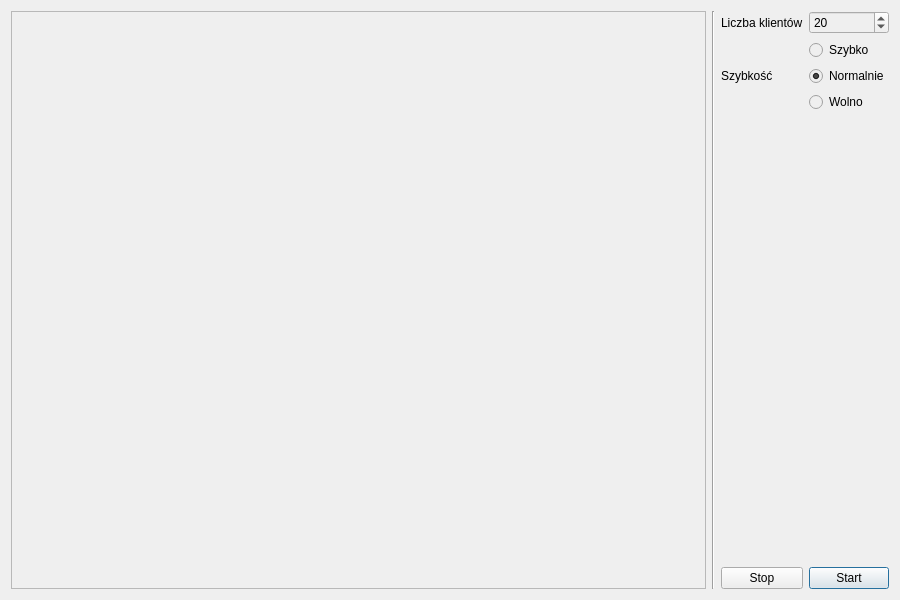
<?xml version="1.0" encoding="UTF-8"?>
<ui version="4.0">
 <class>Widget</class>
 <widget class="QWidget" name="Widget">
  <property name="geometry">
   <rect>
    <x>0</x>
    <y>0</y>
    <width>900</width>
    <height>600</height>
   </rect>
  </property>
  <property name="palette">
   <palette>
    <active>
     <colorrole role="Base">
      <brush brushstyle="SolidPattern">
       <color alpha="0">
        <red>255</red>
        <green>255</green>
        <blue>255</blue>
       </color>
      </brush>
     </colorrole>
    </active>
    <inactive>
     <colorrole role="Base">
      <brush brushstyle="SolidPattern">
       <color alpha="0">
        <red>255</red>
        <green>255</green>
        <blue>255</blue>
       </color>
      </brush>
     </colorrole>
    </inactive>
    <disabled>
     <colorrole role="Base">
      <brush brushstyle="SolidPattern">
       <color alpha="255">
        <red>255</red>
        <green>255</green>
        <blue>255</blue>
       </color>
      </brush>
     </colorrole>
    </disabled>
   </palette>
  </property>
  <property name="windowTitle">
   <string>Widget</string>
  </property>
  <layout class="QGridLayout" name="gridLayout">
   <item row="0" column="1">
    <layout class="QHBoxLayout" name="mainLayout" stretch="0,0">
     <item>
      <widget class="Line" name="panelSeparator">
       <property name="orientation">
        <enum>Qt::Vertical</enum>
       </property>
      </widget>
     </item>
     <item>
      <layout class="QGridLayout" name="sidePanel">
       <item row="2" column="0">
        <spacer name="sidePanelSpacer">
         <property name="orientation">
          <enum>Qt::Vertical</enum>
         </property>
         <property name="sizeHint" stdset="0">
          <size>
           <width>20</width>
           <height>40</height>
          </size>
         </property>
        </spacer>
       </item>
       <item row="0" column="0">
        <widget class="QLabel" name="customerSpinLabel">
         <property name="text">
          <string>Liczba klientów</string>
         </property>
        </widget>
       </item>
       <item row="0" column="1">
        <widget class="QSpinBox" name="customerSpin">
         <property name="toolTip">
          <string>Przyjmuje wartości od 1 do 60</string>
         </property>
         <property name="minimum">
          <number>1</number>
         </property>
         <property name="maximum">
          <number>60</number>
         </property>
         <property name="value">
          <number>20</number>
         </property>
        </widget>
       </item>
       <item row="3" column="1">
        <widget class="QPushButton" name="startButton">
         <property name="text">
          <string>Start</string>
         </property>
         <property name="default">
          <bool>true</bool>
         </property>
        </widget>
       </item>
       <item row="3" column="0">
        <widget class="QPushButton" name="stopButton">
         <property name="text">
          <string>Stop</string>
         </property>
        </widget>
       </item>
       <item row="1" column="0">
        <widget class="QLabel" name="speedRadioLabel">
         <property name="text">
          <string>Szybkość</string>
         </property>
        </widget>
       </item>
       <item row="1" column="1">
        <layout class="QVBoxLayout" name="radioLayout">
         <item>
          <widget class="QRadioButton" name="radio1">
           <property name="text">
            <string>Szybko</string>
           </property>
          </widget>
         </item>
         <item>
          <widget class="QRadioButton" name="radio2">
           <property name="text">
            <string>Normalnie</string>
           </property>
           <property name="checked">
            <bool>true</bool>
           </property>
          </widget>
         </item>
         <item>
          <widget class="QRadioButton" name="radio3">
           <property name="text">
            <string>Wolno</string>
           </property>
          </widget>
         </item>
        </layout>
       </item>
      </layout>
     </item>
    </layout>
   </item>
   <item row="0" column="0">
    <widget class="WarehouseWidget" name="graphicsView"/>
   </item>
  </layout>
 </widget>
 <layoutdefault spacing="6" margin="11"/>
 <customwidgets>
  <customwidget>
   <class>WarehouseWidget</class>
   <extends>QGraphicsView</extends>
   <header>warehousewidget.h</header>
  </customwidget>
 </customwidgets>
 <resources/>
 <connections/>
</ui>
